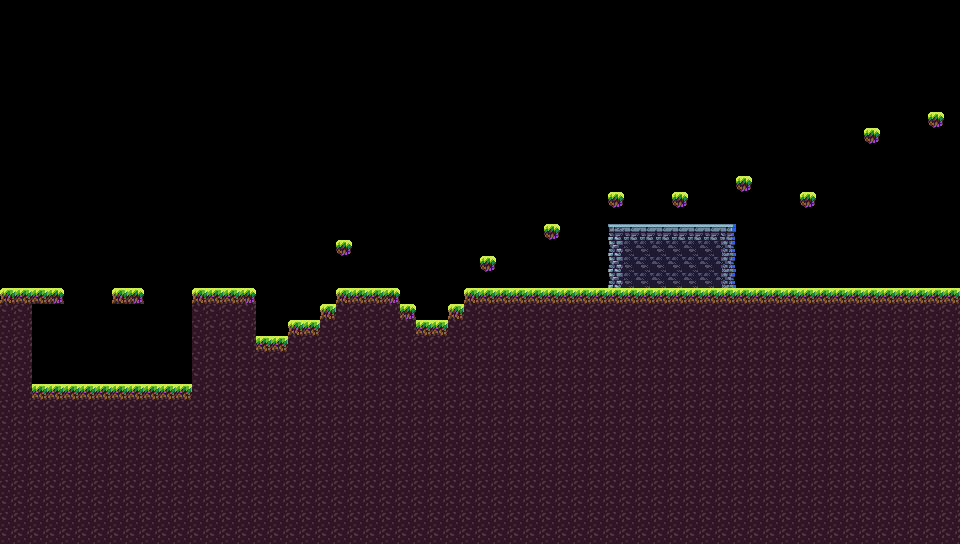

A 2D game scene composited from a Tiled map and its tileset images. What follows is a short description and the map's XML, with every tile layer's data as written:
An orthogonal 60x34 tile map with 16x16 px tiles, 1 tile layer (Tile Layer 1) and 2 objects (2x spawn_point).

<map version="1.5" tiledversion="2021.03.23" orientation="orthogonal" renderorder="left-up" width="60" height="34" tilewidth="16" tileheight="16" infinite="0" nextlayerid="3" nextobjectid="3">
 <tileset firstgid="1" source="Tileset.tsx" />
 <layer id="1" name="Tile Layer 1" width="60" height="34">
  <data encoding="csv">
0,0,0,0,0,0,0,0,0,0,0,0,0,0,0,0,0,0,0,0,0,0,0,0,0,0,0,0,0,0,0,0,0,0,0,0,0,0,0,0,0,0,0,0,0,0,0,0,0,0,0,0,0,0,0,0,0,0,0,0,
0,0,0,0,0,0,0,0,0,0,0,0,0,0,0,0,0,0,0,0,0,0,0,0,0,0,0,0,0,0,0,0,0,0,0,0,0,0,0,0,0,0,0,0,0,0,0,0,0,0,0,0,0,0,0,0,0,0,0,0,
0,0,0,0,0,0,0,0,0,0,0,0,0,0,0,0,0,0,0,0,0,0,0,0,0,0,0,0,0,0,0,0,0,0,0,0,0,0,0,0,0,0,0,0,0,0,0,0,0,0,0,0,0,0,0,0,0,0,0,0,
0,0,0,0,0,0,0,0,0,0,0,0,0,0,0,0,0,0,0,0,0,0,0,0,0,0,0,0,0,0,0,0,0,0,0,0,0,0,0,0,0,0,0,0,0,0,0,0,0,0,0,0,0,0,0,0,0,0,0,0,
0,0,0,0,0,0,0,0,0,0,0,0,0,0,0,0,0,0,0,0,0,0,0,0,0,0,0,0,0,0,0,0,0,0,0,0,0,0,0,0,0,0,0,0,0,0,0,0,0,0,0,0,0,0,0,0,0,0,0,0,
0,0,0,0,0,0,0,0,0,0,0,0,0,0,0,0,0,0,0,0,0,0,0,0,0,0,0,0,0,0,0,0,0,0,0,0,0,0,0,0,0,0,0,0,0,0,0,0,0,0,0,0,0,0,0,0,0,0,0,0,
0,0,0,0,0,0,0,0,0,0,0,0,0,0,0,0,0,0,0,0,0,0,0,0,0,0,0,0,0,0,0,0,0,0,0,0,0,0,0,0,0,0,0,0,0,0,0,0,0,0,0,0,0,0,0,0,0,0,0,0,
0,0,0,0,0,0,0,0,0,0,0,0,0,0,0,0,0,0,0,0,0,0,0,0,0,0,0,0,0,0,0,0,0,0,0,0,0,0,0,0,0,0,0,0,0,0,0,0,0,0,0,0,0,0,0,0,0,0,22,0,
0,0,0,0,0,0,0,0,0,0,0,0,0,0,0,0,0,0,0,0,0,0,0,0,0,0,0,0,0,0,0,0,0,0,0,0,0,0,0,0,0,0,0,0,0,0,0,0,0,0,0,0,0,0,22,0,0,0,0,0,
0,0,0,0,0,0,0,0,0,0,0,0,0,0,0,0,0,0,0,0,0,0,0,0,0,0,0,0,0,0,0,0,0,0,0,0,0,0,0,0,0,0,0,0,0,0,0,0,0,0,0,0,0,0,0,0,0,0,0,0,
0,0,0,0,0,0,0,0,0,0,0,0,0,0,0,0,0,0,0,0,0,0,0,0,0,0,0,0,0,0,0,0,0,0,0,0,0,0,0,0,0,0,0,0,0,0,0,0,0,0,0,0,0,0,0,0,0,0,0,0,
0,0,0,0,0,0,0,0,0,0,0,0,0,0,0,0,0,0,0,0,0,0,0,0,0,0,0,0,0,0,0,0,0,0,0,0,0,0,0,0,0,0,0,0,0,0,22,0,0,0,0,0,0,0,0,0,0,0,0,0,
0,0,0,0,0,0,0,0,0,0,0,0,0,0,0,0,0,0,0,0,0,0,0,0,0,0,0,0,0,0,0,0,0,0,0,0,0,0,22,0,0,0,22,0,0,0,0,0,0,0,22,0,0,0,0,0,0,0,0,0,
0,0,0,0,0,0,0,0,0,0,0,0,0,0,0,0,0,0,0,0,0,0,0,0,0,0,0,0,0,0,0,0,0,0,0,0,0,0,0,0,0,0,0,0,0,0,0,0,0,0,0,0,0,0,0,0,0,0,0,0,
0,0,0,0,0,0,0,0,0,0,0,0,0,0,0,0,0,0,0,0,0,0,0,0,0,0,0,0,0,0,0,0,0,0,22,0,0,0,30,31,31,31,31,31,31,32,0,0,0,0,0,0,0,0,0,0,0,0,0,0,
0,0,0,0,0,0,0,0,0,0,0,0,0,0,0,0,0,0,0,0,0,22,0,0,0,0,0,0,0,0,0,0,0,0,0,0,0,0,38,39,39,39,39,39,39,40,0,0,0,0,0,0,0,0,0,0,0,0,0,0,
0,0,0,0,0,0,0,0,0,0,0,0,0,0,0,0,0,0,0,0,0,0,0,0,0,0,0,0,0,0,22,0,0,0,0,0,0,0,38,39,39,39,39,39,39,40,0,0,0,0,0,0,0,0,0,0,0,0,0,0,
0,0,0,0,0,0,0,0,0,0,0,0,0,0,0,0,0,0,0,0,0,0,0,0,0,0,0,0,0,0,0,0,0,0,0,0,0,0,38,39,39,39,39,39,39,40,0,0,0,0,0,0,0,0,0,0,0,0,0,0,
1,2,2,3,0,0,0,1,3,0,0,0,1,2,2,3,0,0,0,0,0,1,2,2,3,0,0,0,0,1,2,2,2,2,2,2,2,2,2,2,2,2,2,2,2,2,2,2,2,2,2,2,2,2,2,2,2,2,2,2,
10,10,0,0,0,0,0,0,0,0,0,0,10,10,10,10,0,0,0,0,1,10,10,10,10,3,0,0,1,10,10,10,10,10,10,10,10,10,10,10,10,10,10,10,10,10,10,10,10,10,10,10,10,10,10,10,10,10,10,10,
10,10,0,0,0,0,0,0,0,0,0,0,10,10,10,10,0,0,1,2,10,10,10,10,10,10,2,2,10,10,10,10,10,10,10,10,10,10,10,10,10,10,10,10,10,10,10,10,10,10,10,10,10,10,10,10,10,10,10,10,
10,10,0,0,0,0,0,0,0,0,0,0,10,10,10,10,2,2,10,10,10,10,10,10,10,10,10,10,10,10,10,10,10,10,10,10,10,10,10,10,10,10,10,10,10,10,10,10,10,10,10,10,10,10,10,10,10,10,10,10,
10,10,0,0,0,0,0,0,0,0,0,0,10,10,10,10,10,10,10,10,10,10,10,10,10,10,10,10,10,10,10,10,10,10,10,10,10,10,10,10,10,10,10,10,10,10,10,10,10,10,10,10,10,10,10,10,10,10,10,10,
10,10,0,0,0,0,0,0,0,0,0,0,10,10,10,10,10,10,10,10,10,10,10,10,10,10,10,10,10,10,10,10,10,10,10,10,10,10,10,10,10,10,10,10,10,10,10,10,10,10,10,10,10,10,10,10,10,10,10,10,
10,10,2,2,2,2,2,2,2,2,2,2,10,10,10,10,10,10,10,10,10,10,10,10,10,10,10,10,10,10,10,10,10,10,10,10,10,10,10,10,10,10,10,10,10,10,10,10,10,10,10,10,10,10,10,10,10,10,10,10,
10,10,10,10,10,10,10,10,10,10,10,10,10,10,10,10,10,10,10,10,10,10,10,10,10,10,10,10,10,10,10,10,10,10,10,10,10,10,10,10,10,10,10,10,10,10,10,10,10,10,10,10,10,10,10,10,10,10,10,10,
10,10,10,10,10,10,10,10,10,10,10,10,10,10,10,10,10,10,10,10,10,10,10,10,10,10,10,10,10,10,10,10,10,10,10,10,10,10,10,10,10,10,10,10,10,10,10,10,10,10,10,10,10,10,10,10,10,10,10,10,
10,10,10,10,10,10,10,10,10,10,10,10,10,10,10,10,10,10,10,10,10,10,10,10,10,10,10,10,10,10,10,10,10,10,10,10,10,10,10,10,10,10,10,10,10,10,10,10,10,10,10,10,10,10,10,10,10,10,10,10,
10,10,10,10,10,10,10,10,10,10,10,10,10,10,10,10,10,10,10,10,10,10,10,10,10,10,10,10,10,10,10,10,10,10,10,10,10,10,10,10,10,10,10,10,10,10,10,10,10,10,10,10,10,10,10,10,10,10,10,10,
10,10,10,10,10,10,10,10,10,10,10,10,10,10,10,10,10,10,10,10,10,10,10,10,10,10,10,10,10,10,10,10,10,10,10,10,10,10,10,10,10,10,10,10,10,10,10,10,10,10,10,10,10,10,10,10,10,10,10,10,
10,10,10,10,10,10,10,10,10,10,10,10,10,10,10,10,10,10,10,10,10,10,10,10,10,10,10,10,10,10,10,10,10,10,10,10,10,10,10,10,10,10,10,10,10,10,10,10,10,10,10,10,10,10,10,10,10,10,10,10,
10,10,10,10,10,10,10,10,10,10,10,10,10,10,10,10,10,10,10,10,10,10,10,10,10,10,10,10,10,10,10,10,10,10,10,10,10,10,10,10,10,10,10,10,10,10,10,10,10,10,10,10,10,10,10,10,10,10,10,10,
10,10,10,10,10,10,10,10,10,10,10,10,10,10,10,10,10,10,10,10,10,10,10,10,10,10,10,10,10,10,10,10,10,10,10,10,10,10,10,10,10,10,10,10,10,10,10,10,10,10,10,10,10,10,10,10,10,10,10,10,
10,10,10,10,10,10,10,10,10,10,10,10,10,10,10,10,10,10,10,10,10,10,10,10,10,10,10,10,10,10,10,10,10,10,10,10,10,10,10,10,10,10,10,10,10,10,10,10,10,10,10,10,10,10,10,10,10,10,10,10
</data>
 </layer>
 <objectgroup color="#77c3e3" id="2" name="spawns">
  <object id="1" name="player_2" type="spawn_point" x="703.5" y="382.5">
   <point />
  </object>
  <object id="2" name="player_1" type="spawn_point" x="118" y="344">
   <point />
  </object>
 </objectgroup>
</map>
